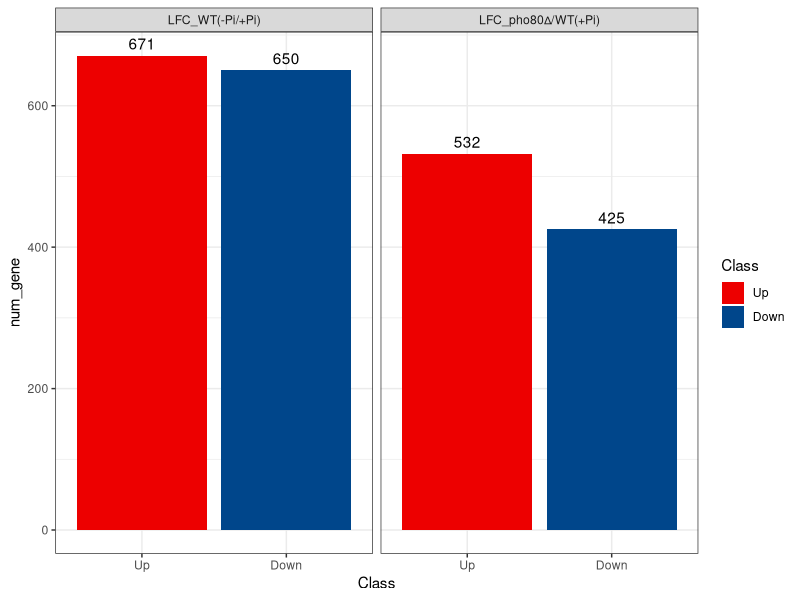
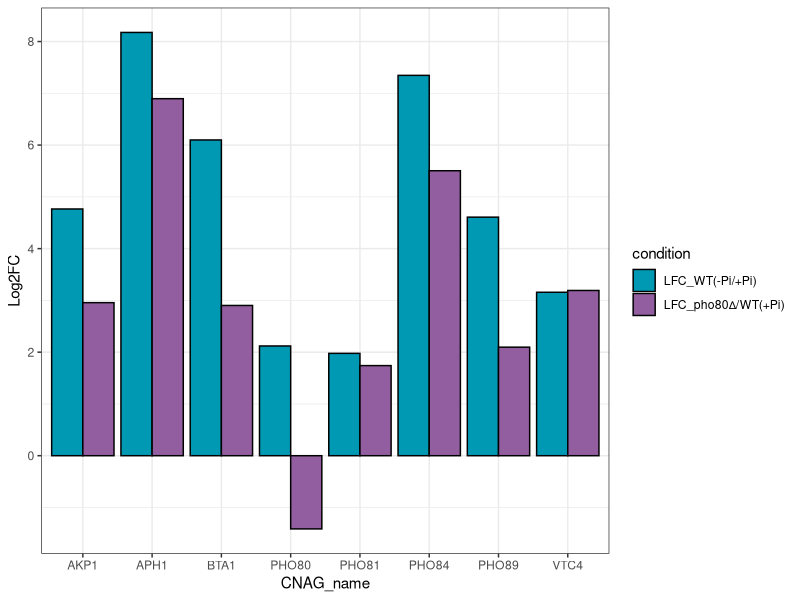
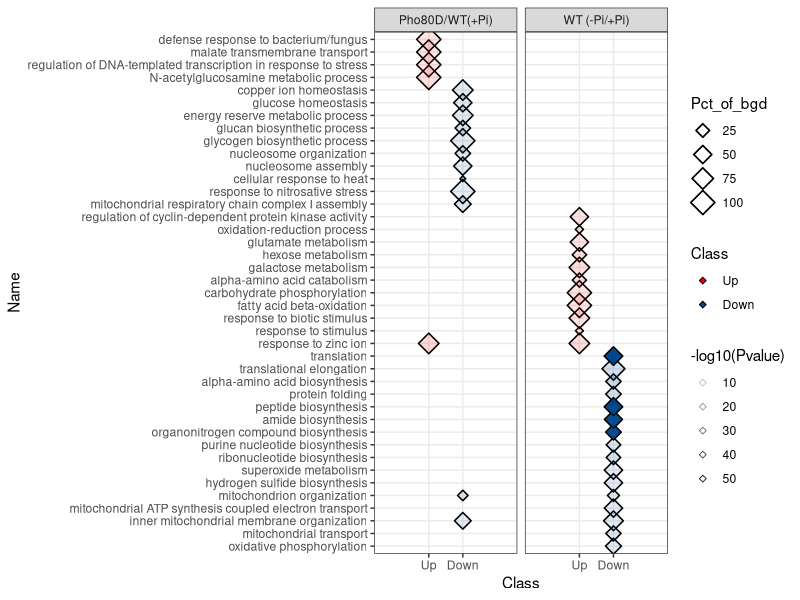
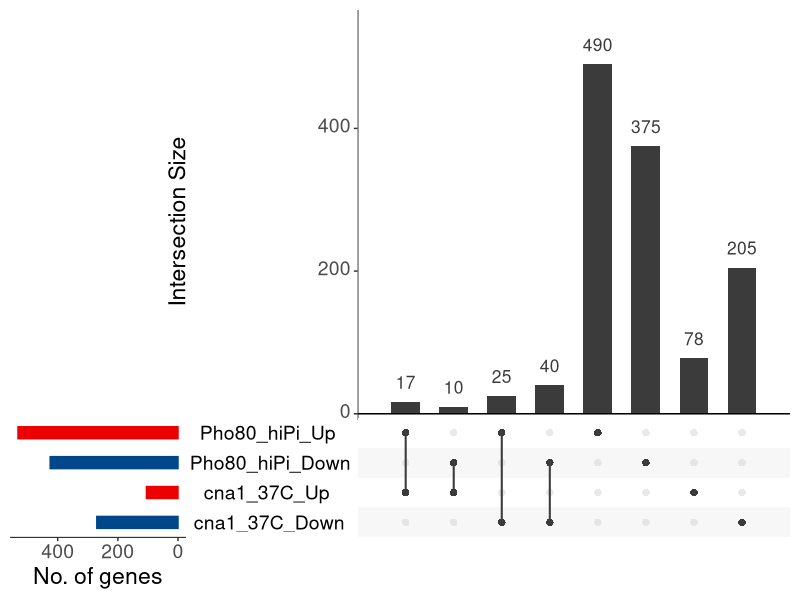

Generate these figures, in order, with R:
## ---- chunk 1

library(magrittr)
DEG <- tibble::tribble(
          ~Class, ~`LFC_WT(-Pi/+Pi)`, ~`LFC_pho80∆/WT(+Pi)`,
            "Up",               671L,                  532L,
          "Down",               650L,                  425L
          )
 
dg <- DEG %>% 
            tidyr::gather(condition, num_gene, -Class) %>%
            dplyr::mutate(condition=forcats::as_factor(condition), 
                          Class=forcats::as_factor(Class)) %>%
            ggplot2::ggplot(ggplot2::aes(Class, num_gene, fill=Class, label=num_gene))+
            ggplot2::geom_col()+
            ggplot2::facet_wrap(~condition)+
            ggplot2::geom_text(vjust=-0.5)+
            ggplot2::scale_fill_manual(values=c("#ED0000FF","#00468BFF"))+
            ggplot2::theme_bw()

dg
## ---- chunk 2

PHO_genes <- tibble::tribble(
               ~CNAG_name, ~`LFC_WT(-Pi/+Pi)`, ~`LFC_pho80∆/WT(+Pi)`,
                   "AKP1",        4.765711394,           2.956528741,
                   "APH1",        8.176126192,           6.896639271,
                  "PHO80",        2.119554668,           -1.41425552,
                  "PHO81",        1.976859058,            1.74039531,
                  "PHO84",        7.346774993,           5.504759458,
                  "PHO89",        4.608061737,           2.096706399,
                   "VTC4",        3.157037614,           3.191765246,
                   "BTA1",        6.099048089,           2.902203375
               )

pp <- PHO_genes %>% 
          tidyr::gather(condition, Log2FC, -CNAG_name) %>%
          dplyr::mutate(condition=forcats::as_factor(condition)) %>%
          ggplot2::ggplot(ggplot2::aes(CNAG_name, Log2FC, fill=condition))+
          ggplot2::geom_col(position = "dodge", color="black")+
          ggplot2::scale_fill_manual(values=c("#0099B4FF", "#925E9FFF"))+
          ggplot2::theme_bw()
  
pp

## ---- chunk 3

dat_go <- readr::read_delim("data/GO_enrichment.txt", delim="\t", col_names = TRUE)

go_gg <- dat_go %>% dplyr::mutate(Name=forcats::as_factor(Name),
                                  Class=factor(Class, levels=rev(unique(Class)))) %>%
          ggplot2::ggplot(ggplot2::aes(Class,Name))+
            ggplot2::geom_point(ggplot2::aes(size=Pct_of_bgd),color="black",shape=23, stroke=0.8)+
            ggplot2::geom_point(ggplot2::aes(size=Pct_of_bgd,alpha=-log10(Pvalue), fill=Class),shape=23)+
            ggplot2::facet_wrap(~Category, scales="free")+
            ggplot2::scale_fill_manual(values=c("#ED0000FF","#00468BFF"))+
            ggplot2::facet_wrap(~Category)+
            ggplot2::theme_bw()+
            ggplot2::scale_x_discrete(expand = c(0.8,0.8))

go_gg

## ---- chunk 4
venn_dat2 <- read.table("data/Pho80_Cna1_DEGs.txt",sep="\t", header=TRUE)

gg_2 = as.list(venn_dat2)

v2 = lapply(gg_2,unique)

c2 = lapply(v2, function(x) x[!x %in% ""])
lengths(c2)

names(c2)=factor(names(c2))
upset_venn2 <- UpSetR::upset(UpSetR::fromList(c2), 
          nsets = ncol(venn_dat),
          order.by = c("degree"),
          keep.order=TRUE,sets=names(c2),
          sets.bar.color = c("#00468BFF","#ED0000FF", "#00468BFF", "#ED0000FF"),
          text.scale=2, sets.x.label = "No. of genes")

upset_venn2
## ---- chunk 5
